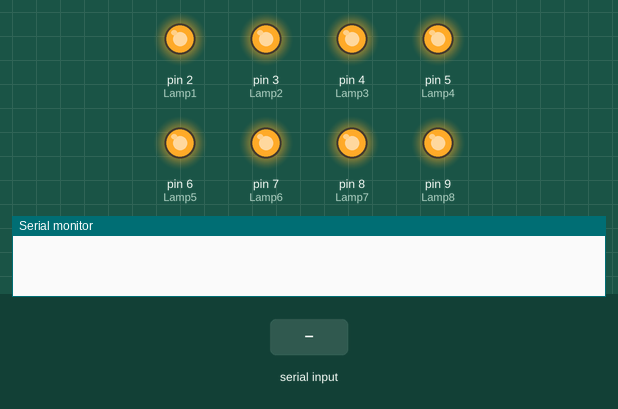
The sketch below on a simulated Arduino Uno, built with avr-gcc and run on an emulated ATmega328P. Shown: output pins drawn as LEDs (lit = HIGH), the last lines printed to the serial monitor. Inputs (shaded band) come from the test bench.

Above: at 1.2 s.
1.3 s: "1" received over the second serial link
At 1.6 s:
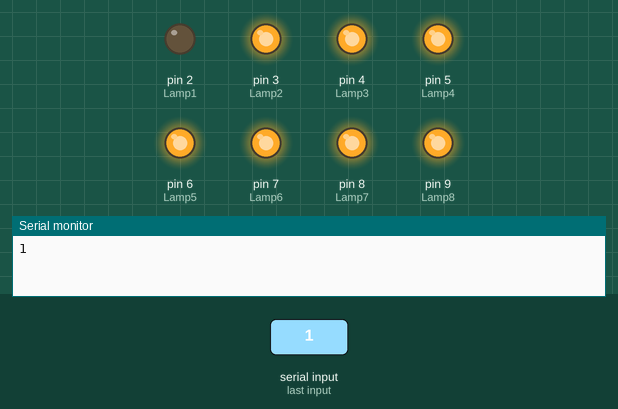
2.8 s: "2" received over the second serial link
At 4.0 s:
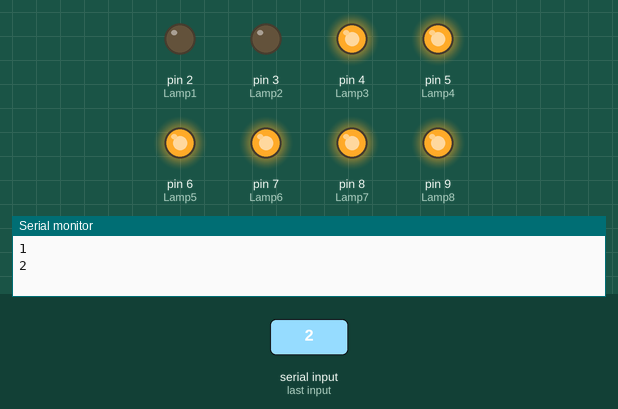
4.3 s: "A" received over the second serial link
At 5.1 s:
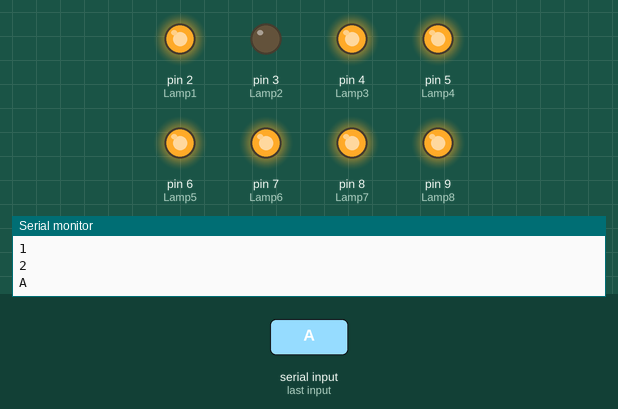
5.8 s: "3" received over the second serial link
At 6.3 s:
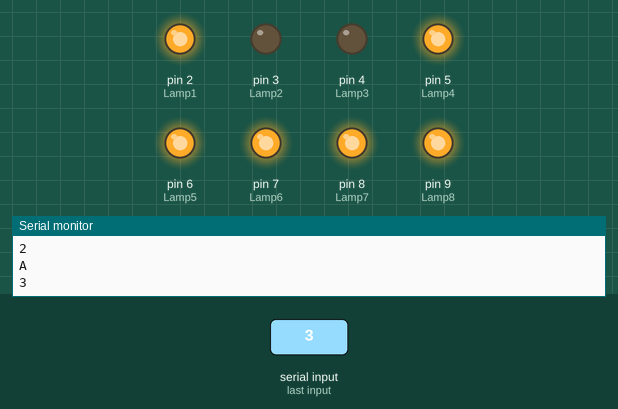
7.3 s: "4" received over the second serial link
At 8.5 s:
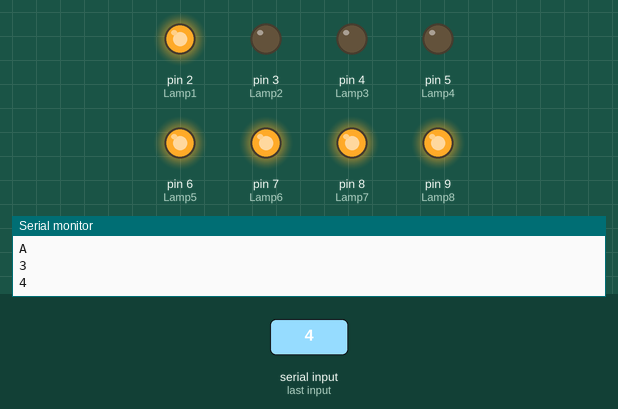
8.8 s: "5" received over the second serial link
At 9.7 s:
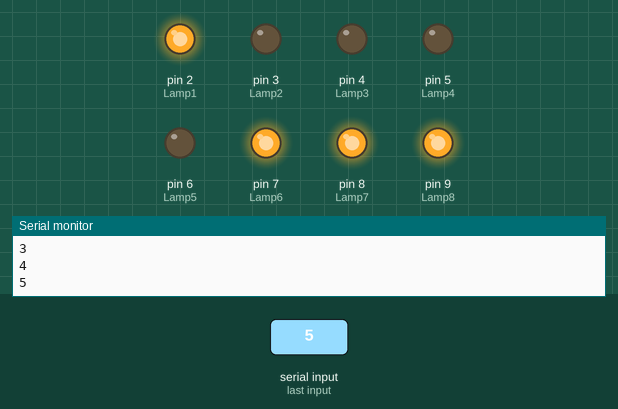
Timing chart, 0 to 11.3 s (numbered marks = the images above; inputs shaded):
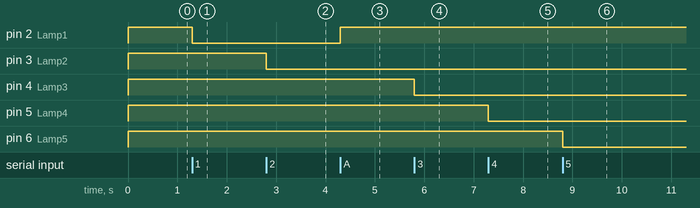

Measured:
- after the input at 1.3 s, pin 2 (Lamp1): HIGH → LOW at once
- after the input at 2.8 s, pin 3 (Lamp2): HIGH → LOW at once
- after the input at 4.3 s, pin 2 (Lamp1): LOW → HIGH at once
- after the input at 5.8 s, pin 4 (Lamp3): HIGH → LOW at once
- after the input at 7.3 s, pin 5 (Lamp4): HIGH → LOW at once
- after the input at 8.8 s, pin 6 (Lamp5): HIGH → LOW at once

The sketch:

Arduino_Bluetooth_8Lamp_with_Relay.ino
```cpp
/*
Lamp 1 connected to PinOut 2 Arduino
Lamp 2 connected to PinOut 3 Arduino
Lamp 3 connected to PinOut 4 Arduino
Lamp 4 connected to PinOut 5 Arduino
Lamp 5 connected to PinOut 6 Arduino
Lamp 6 connected to PinOut 7 Arduino
Lamp 7 connected to PinOut 8 Arduino
Lamp 8 connected to PinOut 9 Arduino
--->you can connected to relay modul 8 channel

Serial data sending from Bluetooth Controll Lamp.apk
data '1'-'8' to on is lamp 1-8
data 'A'-'H' to off is lamp 1-8
data '9' to on ALL is lamp
data 'I' to off ALL is lamp
======================================================================================*/

#include <SoftwareSerial.h>
SoftwareSerial mySerial(10, 11); //Pin10 RX , Pin 11 TX connected to--> Bluetooth TX,RX

#define Lamp1 2
#define Lamp2 3
#define Lamp3 4
#define Lamp4 5
#define Lamp5 6
#define Lamp6 7
#define Lamp7 8
#define Lamp8 9

//If Out to active Low change ON 0 and OFF 1
//If Out to active High change ON 1 and OFF 0
#define ON 0
#define OFF 1
char val;
String statusLamp1,statusLamp2,statusLamp3,statusLamp4,statusLamp5,statusLamp6,statusLamp7,statusLamp8;

void setup() {
  pinMode(Lamp1,OUTPUT);digitalWrite (Lamp1,OFF);
  pinMode(Lamp2,OUTPUT);digitalWrite (Lamp2,OFF);
  pinMode(Lamp3,OUTPUT);digitalWrite (Lamp3,OFF);
  pinMode(Lamp4,OUTPUT);digitalWrite (Lamp4,OFF);
  pinMode(Lamp5,OUTPUT);digitalWrite (Lamp5,OFF);
  pinMode(Lamp6,OUTPUT);digitalWrite (Lamp6,OFF);
  pinMode(Lamp7,OUTPUT);digitalWrite (Lamp7,OFF);
  pinMode(Lamp8,OUTPUT);digitalWrite (Lamp8,OFF);
  mySerial.begin(9600);
  Serial.begin(9600);
}

void loop() {
//cek data serial from bluetooth android App
if( mySerial.available() >0 ) {
    val = mySerial.read();
    Serial.println(val);
}
//Lamp is on
  if( val == '1' ) {
    digitalWrite(Lamp1,ON); statusLamp1="1"; }
  else if( val == '2' ) {
    digitalWrite(Lamp2,ON); statusLamp2="2"; }
  else if( val == '3' ) {
    digitalWrite(Lamp3,ON); statusLamp3="3"; }
  else if( val == '4' ) {
    digitalWrite(Lamp4,ON); statusLamp4="4"; }
  else if( val == '5' ) {
    digitalWrite(Lamp5,ON); statusLamp5="5"; }
  else if( val == '6' ) {
    digitalWrite(Lamp6,ON); statusLamp6="6"; }
  else if( val == '7' ) {
    digitalWrite(Lamp7,ON); statusLamp7="7"; }
  else if( val == '8' ) {
    digitalWrite(Lamp8,ON); statusLamp8="8"; }
  else if( val == '9' ) {
    digitalWrite(Lamp1,ON); statusLamp1="1";
    digitalWrite(Lamp2,ON); statusLamp2="2";
    digitalWrite(Lamp3,ON); statusLamp3="3";
    digitalWrite(Lamp4,ON); statusLamp4="4";
    digitalWrite(Lamp5,ON); statusLamp5="5";
    digitalWrite(Lamp6,ON); statusLamp6="6";
    digitalWrite(Lamp7,ON); statusLamp7="7";
    digitalWrite(Lamp8,ON); statusLamp8="8";
 }
 //Lamp is off
  else if( val == 'A' ) {
    digitalWrite(Lamp1,OFF); statusLamp1="A"; }
  else if( val == 'B' ) {
    digitalWrite(Lamp2,OFF); statusLamp2="B"; }
  else if( val == 'C' ) {
    digitalWrite(Lamp3,OFF); statusLamp3="C"; }
  else if( val == 'D' ) {
    digitalWrite(Lamp4,OFF); statusLamp4="D"; }
  else if( val == 'E' ) {
    digitalWrite(Lamp5,OFF); statusLamp5="E"; }
  else if( val == 'F' ) {
    digitalWrite(Lamp6,OFF); statusLamp6="F"; }
  else if( val == 'G' ) {
    digitalWrite(Lamp7,OFF); statusLamp7="G"; }
  else if( val == 'H' ) {
    digitalWrite(Lamp8,OFF); statusLamp8="H"; }
  else if( val == 'I' ) {
    digitalWrite(Lamp1,OFF); statusLamp1="A";
    digitalWrite(Lamp2,OFF); statusLamp2="B";
    digitalWrite(Lamp3,OFF); statusLamp3="C";
    digitalWrite(Lamp4,OFF); statusLamp4="D";
    digitalWrite(Lamp5,OFF); statusLamp5="E";
    digitalWrite(Lamp6,OFF); statusLamp6="F";
    digitalWrite(Lamp7,OFF); statusLamp7="G";
    digitalWrite(Lamp8,OFF); statusLamp8="H";
 }
  //synchronize Arduino to APK
 else if( val == 'S' ) {
    //send data to android apk
    delay(500);
    mySerial.println(statusLamp1+statusLamp2+statusLamp3+statusLamp4+statusLamp5+statusLamp6+statusLamp7+statusLamp8+"J"); //delay(500);
    val=' ';
 }
}


//Arduino project created by: pujar
//www.mutekla.com
//Apk Android remote controll suport this project, download on Playstore:
//Bluetooth Controll Lamp.apk
//https://play.google.com/store/apps/details?id=dev.merahkemarun.btcontrolllamp
```
